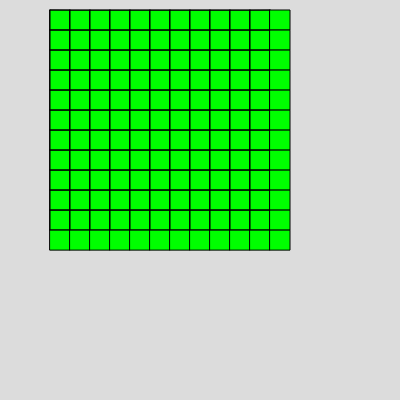
Frame 1 (no input)
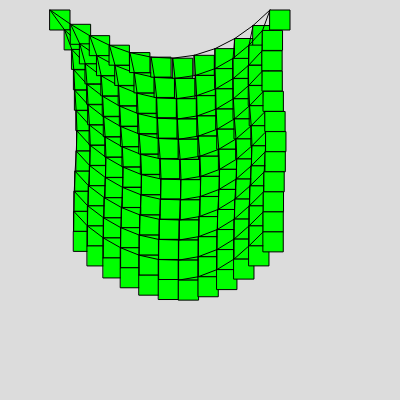
Frame 60 (no input)
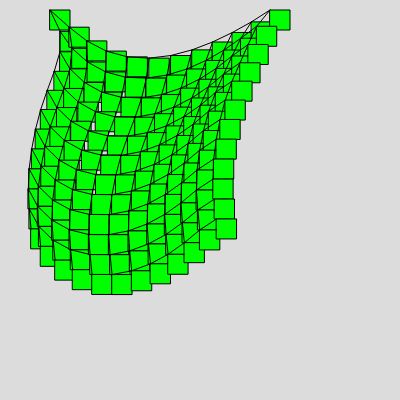
Frame 120 (the mouse pressed at the canvas centre since frame 60)

The p5.js sketch that drew these frames (run headless with seeded random() and noise() and a simulated clock; from frame 60 on, the mouse is pressed at the canvas centre):

// p5.js sketch
// ── sketch.js
// How many columns and rows?
var cols = 12;
var rows = 12;
var initx=50;
var inity=10;

var wind=0;

// This will be the 2D array
var grid = new Array(cols);
var stick = new Array(cols-1);

var	bounce = 0.9;
var	gravity = 0.12;
var	friction = 0.9;
var nupd=3;

// Width and height of each cell of grid
var w=20;
var h=20;

function setup() {
  createCanvas(400, 400);

  // Making a 2D array
  for (var i = 0; i < cols; i++) {
    grid[i] = new Array(rows);
    if( i < cols){
    stick[i] = new Array(rows-1);
    }
  }

  for (var i = 0; i < cols; i++) {
    for (var j = 0; j < rows; j++) {
      grid[i][j] = new Spot(i, j);
      if(j<rows-1){
      stick[i][j] = new Array();
      }
    }
  }
  
  for (var i = 0; i < cols-1; i++) {
    for (var j = 0; j < rows-1; j++) {
      stick[i][j][0]=new Linker(grid[i][j],grid[i+1][j]);
      stick[i][j][0].wd=w;
      stick[i][j][1]=new Linker(grid[i][j],grid[i][j+1]);
      stick[i][j][1].wd=w;
      //stick[i][j][2]=new Linker(grid[i][j],grid[i+1][j+1]);
      //stick[i][j][2].wd=w*sqrt(2);
      //stick[i][j][3]=new Linker(grid[i+1][j],grid[i][j+1]);
      //stick[i][j][3].wd=w*sqrt(2);
      if(i==cols-2 && j!=rows-2){
        stick[i][j][2]=new Linker(grid[i+1][j],grid[i+1][j+1]);
        stick[i][j][2].wd=w;
      }
      if(i!=cols-2 && j==rows-2){
        stick[i][j][2]=new Linker(grid[i][j+1],grid[i+1][j+1]);
        stick[i][j][2].wd=w;
      }
      if(i==cols-2 && j==rows-2){
        stick[i][j][2]=new Linker(grid[i+1][j],grid[i+1][j+1]);
        stick[i][j][2].wd=w;
        stick[i][j][3]=new Linker(grid[i][j+1],grid[i+1][j+1]);
        stick[i][j][3].wd=w;
      }
    }
  }

  grid[0][0].pinned=true;
  grid[11][0].pinned=true;
  //grid[11][11].pinned=true;
  //grid[0][11].pinned=true;
  //grid[5][0].pinned=true;
}

function draw() {
  
  // Draw current state of everything
  background(220);
  //text(trackstick[18],120,100);
  for (var i = 0; i < cols; i++) {
    for (var j = 0; j < rows; j++) {
      grid[i][j].upd(wind);
      grid[i][j].cpt();
    }
  }
  for( var a =0 ; a<nupd ; a++){
  for (var i = 0; i < cols-1; i++) {
    for (var j = 0; j < rows-1; j++) {
      for(k=0;k<stick[i][j].length;k++){
        stick[i][j][k].upd();
      }
    }
  }
}
  for (var i = 0; i < cols; i++) {
    for (var j = 0; j < rows; j++) {
      grid[i][j].show(color(0,255,0));
      if(i<cols-1 && j<rows-1){
      for(k=0;k<stick[i][j].length;k++){
        stick[i][j][k].show();
      }
    }
    }
  }
  wind=pow(-1,floor(random(0,2)))*random(0,10)/10;
}
// ── linker.js
class Linker {
    constructor(first, second) {
        this.first = first;
        this.second = second;
        this.wd;
        
        this.show = function () {
            strokeWeight = 6;
           line(this.first.currx, this.first.curry, this.second.currx, this.second.curry);
        }
        this.upd = function () {
           this.dx=(this.second.currx-this.first.currx);
            this.dy=(this.second.curry-this.first.curry);
            this.distance = dist(this.first.currx,this.first.curry,this.second.currx,this.second.curry);
            
            this.diff = (this.wd - this.distance);
            //if(distance != 0){
            this.percent = this.diff /abs(this.distance);
            //}

            this.offsetX = this.dx * this.percent/2;
            this.offsetY = this.dy * this.percent/2;

            if(this.first.pinned==false){
            this.first.currx -= this.offsetX;
			this.first.curry -= this.offsetY;
            }

            if(this.second.pinned==false){
			this.second.currx += this.offsetX;
			this.second.curry += this.offsetY;
            }
            
        }
    }
}
// ── spot.js
class Spot {
  constructor(i, j) {
    // Location
    this.i = i;
    this.j = j;

    this.vx;
    this.vy;

    this.pinned=false;

    this.currx = i * w + initx;
    this.curry = j * h + inity;

    this.oldx = i * w + initx;
    this.oldy = j * h + inity;

    this.show=function(col){
      fill(col);
     rect(this.currx,this.curry, w, h);
     //noStroke();
    }

    this.upd=function(wind){
      if(this.pinned==false){
      this.vx = (this.currx - this.oldx) * friction;
			this.vy = (this.curry - this.oldy) * friction;

			this.oldx = this.currx;
			this.oldy = this.curry;
			this.currx += this.vx;
			this.curry += this.vy;
			this.curry += gravity;
      this.currx += wind;
    }
    }
    this.cpt=function() {
      if(this.pinned==false){
        if(this.currx > width) {
          this.currx = width;
          this.oldx = this.currx + this.vx * bounce;
        }
        else if(this.currx < 0) {
          this.currx = 0;
          this.oldx = this.currx + this.vx * bounce;
        }
        if(this.curry > height) {
          this.curry = height;
          this.oldy = this.curry + this.vy * bounce;
        }
        else if(this.curry < 0) {
          this.curry = 0;
          this.oldy = this.curry + this.vy * bounce;
        }
      }
    }
  }
}
